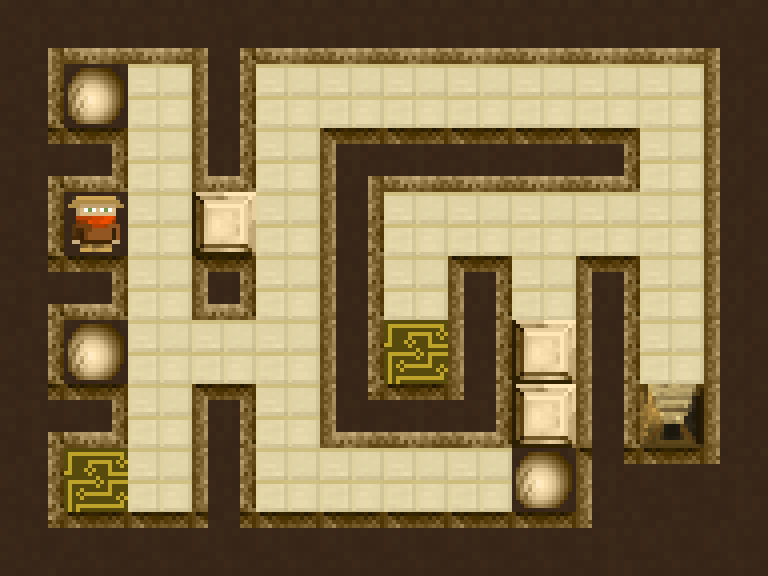

A level layout from a 2D game, rendered from its tile map. Below: a short description, then the map file with tile-grid data replaced by summaries:
An orthogonal 12x9 tile map with 64x64 px tiles, 2 tile layers (Layout, Objects).

<map version="1.0" orientation="orthogonal" renderorder="left-up" width="12" height="9" tilewidth="64" tileheight="64">
 <tileset firstgid="1" name="tiles" tilewidth="64" tileheight="64">
  <image source="tiles.png" trans="ff00ff" width="512" height="512" />
  <terraintypes>
   <terrain name="New Terrain" tile="-1" />
  </terraintypes>
  <tile id="0">
   <properties>
    <property name="collisionGroup" value="1" />
   </properties>
  </tile>
  <tile id="1">
   <properties>
    <property name="collisionGroup" value="1" />
   </properties>
  </tile>
  <tile id="2">
   <properties>
    <property name="collisionGroup" value="1" />
   </properties>
  </tile>
  <tile id="3">
   <properties>
    <property name="collisionGroup" value="1" />
   </properties>
  </tile>
  <tile id="4">
   <properties>
    <property name="collisionGroup" value="1" />
   </properties>
  </tile>
  <tile id="5">
   <properties>
    <property name="collisionGroup" value="1" />
   </properties>
  </tile>
  <tile id="6">
   <properties>
    <property name="collisionGroup" value="1" />
   </properties>
  </tile>
  <tile id="7">
   <properties>
    <property name="collisionGroup" value="1" />
   </properties>
  </tile>
  <tile id="8">
   <properties>
    <property name="collisionGroup" value="1" />
   </properties>
  </tile>
  <tile id="9">
   <properties>
    <property name="collisionGroup" value="1" />
   </properties>
  </tile>
  <tile id="10">
   <properties>
    <property name="collisionGroup" value="1" />
   </properties>
  </tile>
  <tile id="11">
   <properties>
    <property name="collisionGroup" value="1" />
   </properties>
  </tile>
  <tile id="12">
   <properties>
    <property name="collisionGroup" value="1" />
   </properties>
  </tile>
  <tile id="13">
   <properties>
    <property name="collisionGroup" value="1" />
   </properties>
  </tile>
  <tile id="14">
   <properties>
    <property name="collisionGroup" value="1" />
   </properties>
  </tile>
  <tile id="15">
   <properties>
    <property name="collisionGroup" value="1" />
   </properties>
  </tile>
  <tile id="16">
   <properties>
    <property name="collisionGroup" value="1" />
   </properties>
  </tile>
  <tile id="17">
   <properties>
    <property name="collisionGroup" value="1" />
   </properties>
  </tile>
  <tile id="18">
   <properties>
    <property name="collisionGroup" value="1" />
   </properties>
  </tile>
  <tile id="19">
   <properties>
    <property name="collisionGroup" value="1" />
   </properties>
  </tile>
  <tile id="20">
   <properties>
    <property name="collisionGroup" value="1" />
   </properties>
  </tile>
  <tile id="21">
   <properties>
    <property name="collisionGroup" value="1" />
   </properties>
  </tile>
  <tile id="22">
   <properties>
    <property name="collisionGroup" value="1" />
   </properties>
  </tile>
  <tile id="23">
   <properties>
    <property name="collisionGroup" value="1" />
   </properties>
  </tile>
  <tile id="24">
   <properties>
    <property name="collisionGroup" value="1" />
   </properties>
  </tile>
  <tile id="25">
   <properties>
    <property name="collisionGroup" value="1" />
   </properties>
  </tile>
  <tile id="26">
   <properties>
    <property name="collisionGroup" value="1" />
   </properties>
  </tile>
  <tile id="27">
   <properties>
    <property name="collisionGroup" value="1" />
   </properties>
  </tile>
  <tile id="28">
   <properties>
    <property name="collisionGroup" value="1" />
   </properties>
  </tile>
  <tile id="29">
   <properties>
    <property name="collisionGroup" value="1" />
   </properties>
  </tile>
  <tile id="30">
   <properties>
    <property name="collisionGroup" value="1" />
   </properties>
  </tile>
  <tile id="31">
   <properties>
    <property name="collisionGroup" value="1" />
   </properties>
  </tile>
  <tile id="32">
   <properties>
    <property name="collisionGroup" value="1" />
   </properties>
  </tile>
  <tile id="33">
   <properties>
    <property name="collisionGroup" value="1" />
   </properties>
  </tile>
  <tile id="34">
   <properties>
    <property name="collisionGroup" value="1" />
   </properties>
  </tile>
  <tile id="35">
   <properties>
    <property name="collisionGroup" value="1" />
   </properties>
  </tile>
  <tile id="36">
   <properties>
    <property name="collisionGroup" value="0" />
   </properties>
  </tile>
  <tile id="40">
   <properties>
    <property name="collisionGroup" value="1" />
   </properties>
  </tile>
  <tile id="41">
   <properties>
    <property name="collisionGroup" value="1" />
   </properties>
  </tile>
  <tile id="42">
   <properties>
    <property name="collisionGroup" value="1" />
   </properties>
  </tile>
  <tile id="43">
   <properties>
    <property name="collisionGroup" value="1" />
   </properties>
  </tile>
  <tile id="44">
   <properties>
    <property name="collisionGroup" value="2" />
    <property name="type" value="Exit" />
   </properties>
  </tile>
  <tile id="45">
   <properties>
    <property name="direction" value="L" />
    <property name="type" value="Bow" />
   </properties>
  </tile>
  <tile id="46">
   <properties>
    <property name="direction" value="R" />
    <property name="type" value="Bow" />
   </properties>
  </tile>
  <tile id="47">
   <properties>
    <property name="direction" value="U" />
    <property name="type" value="Bow" />
   </properties>
  </tile>
  <tile id="48">
   <properties>
    <property name="collisionGroup" value="1" />
   </properties>
  </tile>
  <tile id="49">
   <properties>
    <property name="collisionGroup" value="1" />
   </properties>
  </tile>
  <tile id="50">
   <properties>
    <property name="collisionGroup" value="1" />
   </properties>
  </tile>
  <tile id="51">
   <properties>
    <property name="collisionGroup" value="1" />
   </properties>
  </tile>
  <tile id="52">
   <properties>
    <property name="collisionGroup" value="2" />
    <property name="type" value="Exit" />
   </properties>
  </tile>
  <tile id="53">
   <properties>
    <property name="collisionGroup" value="2" />
    <property name="type" value="Exit" />
   </properties>
  </tile>
  <tile id="54">
   <properties>
    <property name="collisionGroup" value="2" />
    <property name="type" value="Exit" />
   </properties>
  </tile>
  <tile id="55">
   <properties>
    <property name="direction" value="B" />
    <property name="type" value="Bow" />
   </properties>
  </tile>
  <tile id="56">
   <properties>
    <property name="collisionGroup" value="1" />
   </properties>
  </tile>
  <tile id="57">
   <properties>
    <property name="collisionGroup" value="1" />
   </properties>
  </tile>
  <tile id="60">
   <properties>
    <property name="type" value="Hero" />
   </properties>
  </tile>
  <tile id="61">
   <properties>
    <property name="type" value="Rock" />
   </properties>
  </tile>
  <tile id="62">
   <properties>
    <property name="type" value="Block" />
   </properties>
  </tile>
  <tile id="63">
   <properties>
    <property name="type" value="Techcard" />
   </properties>
  </tile>
 </tileset>
 <layer name="Layout" width="12" height="9">
  <data>[108 cells, 108 non-empty, 24 distinct tile ids]</data>
 </layer>
 <layer name="Objects" width="12" height="9">
  <data>[108 cells, 10 non-empty, 5 distinct tile ids]</data>
 </layer>
</map>
